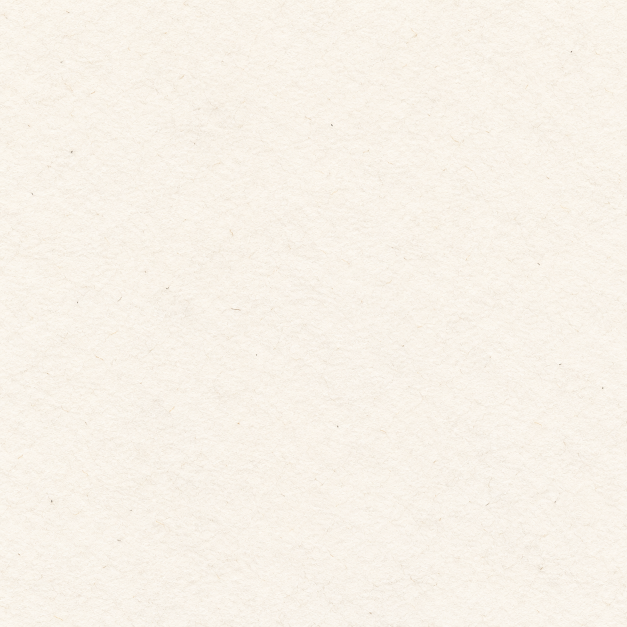
#> input picture generated/paper.webp, 1254 x 1254 px (shown at 1/2 size)
$ python bake_paper.py
#> lines starting #> are read from the running program, lines starting #| are printed output that depends on the picture; after the words box and inside, x2 and y2 are one past the last pixel; in counts of white or black regions, pixels touching at a corner belong together
#!/usr/bin/env python3
"""Bake the hero letter's paper, the envelope stock, the envelope stamp and the "signed" stamp.

  python3 tools/bake_paper.py

Reads generated/paper.webp (an image-model scan of cream cotton paper), the bloom motif and the logo mark, writes
site/assets/img/paper-letter.webp, paper-envelope.webp, stamp.svg and stamp-signed.svg. Everything a CSS gradient
would have done (cockle, edge wear, light falloff, the dog-ear crease) is baked into the bitmaps, because the Rose
guideline bans gradients. Deterministic: same inputs, same files.
"""
import math
from pathlib import Path

import numpy as np
from PIL import Image, ImageDraw, ImageFilter

ROOT = Path(__file__).resolve().parent.parent
IMG = ROOT / "site/assets/img"

# fibres and specks only: the scan divided by a heavy blur of itself, so its own blotches and compression don't carry over
scan = Image.open(ROOT / "generated/paper.webp").convert("L")
s = np.asarray(scan.filter(ImageFilter.GaussianBlur(0.7))).astype(np.float32)
low = np.asarray(scan.filter(ImageFilter.GaussianBlur(18))).astype(np.float32)
fibre = np.clip(s / low, 0.80, 1.06)
fibre /= fibre.mean()


def field(w, h, sigma, seed):
    """Smooth, seeded noise: a small random grid upsampled bicubically (float, so no banding)."""
#> called with w = 840, h = 640, sigma = 70, seed = 11
    g = max(2, int(round(max(w, h) / (sigma * 2.2))))
    r = np.random.default_rng(seed).standard_normal((g + 3, g + 3)).astype(np.float32)
    big = Image.fromarray(r, mode="F").resize((w + int(w / g) * 2, h + int(h / g) * 2), Image.BICUBIC)
    a = np.asarray(big)[int(h / g):int(h / g) + h, int(w / g):int(w / g) + w]
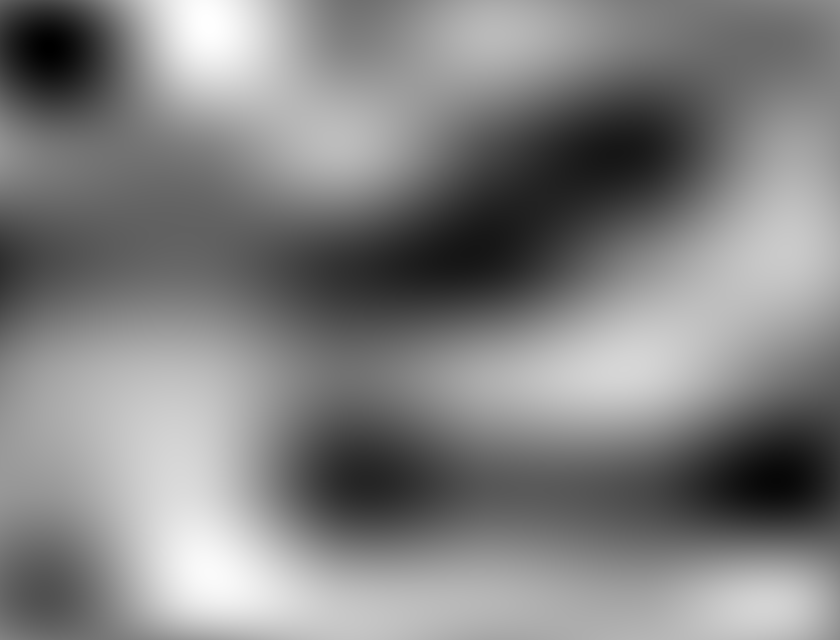
#> a: shape (640, 840) float32; min -1.88, max 1.64, mean -0.0801; drawn with min black and max white
    return (a - a.mean()) / (a.std() + 1e-6)


def blur_line(w, h, pts, width, sigma):
    img = Image.new("L", (w, h), 0)
    ImageDraw.Draw(img).line(pts, fill=255, width=width)
    return np.asarray(img.filter(ImageFilter.GaussianBlur(sigma))).astype(np.float32) / 255


def edge_wear(w, h, seed, amount, reach):
    yy, xx = np.mgrid[0:h, 0:w].astype(np.float32)
    d = np.minimum.reduce([xx, yy, w - 1 - xx, h - 1 - yy])
    e = np.clip((d + field(w, h, 6, seed) * 2.5) / reach, 0, 1)
    return 1 - amount * (1 - e) ** 2


def light(w, h, hi, lo, angle):
    """Light from the upper left: a touch brighter there, a touch darker toward the lower right."""
    yy, xx = np.mgrid[0:h, 0:w].astype(np.float32)
    a = math.radians(angle - 90)
    t = (xx / w) * math.cos(a) + (yy / h) * math.sin(a)
    t = (t - t.min()) / (t.max() - t.min())
    return 1 + hi * np.clip(1 - t / 0.45, 0, 1) - lo * np.clip((t - 0.5) / 0.5, 0, 1)


def save(lum, rgb, name):
    out = np.clip(lum[..., None] * np.array(rgb, np.float32), 0, 255).astype(np.uint8)
    Image.fromarray(out).save(IMG / name, quality=86)
    print(name, out.shape[1], "x", out.shape[0], "mean", out.reshape(-1, 3).mean(0).round(1))


def letter(w=840, h=640, seed=11):
    lum = (1 + (fibre[:h, :w] - 1) * 1.15)
    lum *= 1 + field(w, h, 70, seed) * .022 + field(w, h, 22, seed + 5) * .006      # cockle
    lum *= edge_wear(w, h, seed + 1, .06, 16)
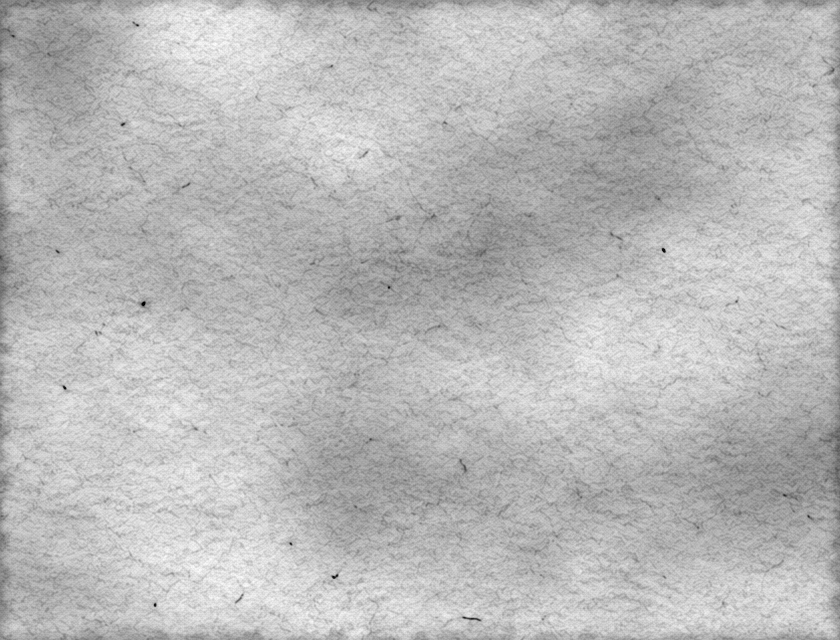
#> lum: shape (640, 840) float32; min 0.762, max 1.09, mean 0.998; drawn with min black and max white
    yy, xx = np.mgrid[0:h, 0:w].astype(np.float32)
    # a flattened dog-ear crease across the lower right corner
    x0, y0, x1, y1 = w - 230, h, w, h - 170
    dark = blur_line(w, h, [(x0, y0), (x1, y1)], 2, 1.0)
#> in blur_line, `img = Image.new("L", (w, h), 0)`: img: PIL image 840x640 L; every value is 0
#> in blur_line, `ImageDraw.Draw(img).line(pts, fill=255, width=width)`:
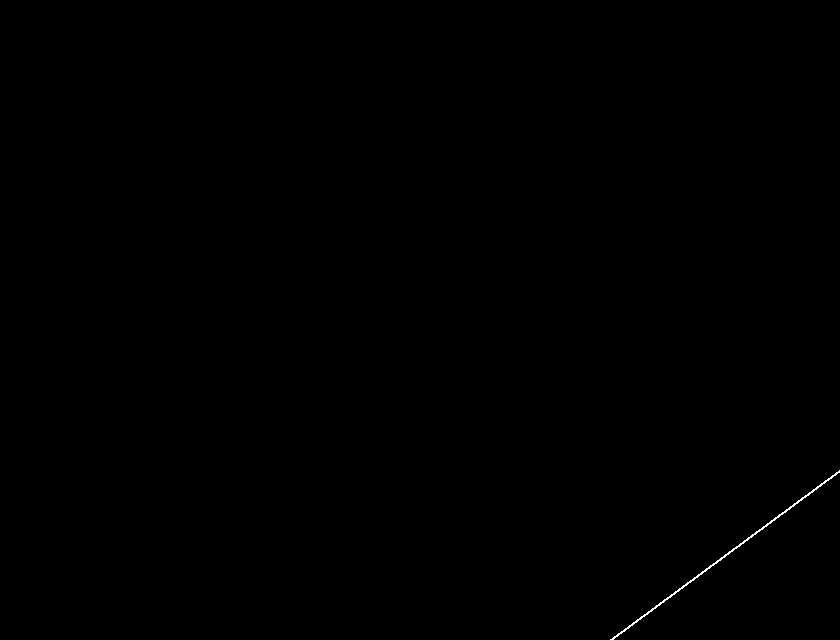
#> img: PIL image 840x640 L; 0.11% white in thin lines or dots, all inside (x1, y1, x2, y2) = (610, 470, 840, 640)
    lit = blur_line(w, h, [(x0 + 4, y0), (x1, y1 + 4)], 3, 2.0)
#> in blur_line (call 2), `ImageDraw.Draw(img).line(pts, fill=255, width=width)`: img: PIL image 840x640 L; 0.18% white; 1 white region, box (x1, y1, x2, y2) and area: (613, 473, 840, 640) 945
    fade = np.sin(np.pi * np.clip((xx - x0) / (x1 - x0), 0, 1)) ** .7
    lum *= (1 - .14 * dark * fade) * (1 + .05 * lit * fade)
#> lum: shape (640, 840) float32; 0.75% of pixels changed, all inside (x1, y1, x2, y2) = (611, 467, 840, 640)
    lum = np.where((xx - x0) / (x1 - x0) + (h - yy) / (h - y1) > 1.02, lum * 1.018, lum)
    # a very soft old fold down the middle
    cx = int(w * .52)
    lum *= (1 - .035 * blur_line(w, h, [(cx, 0), (cx + 6, h)], 2, 2.5)) * (1 + .018 * blur_line(w, h, [(cx + 5, 0), (cx + 11, h)], 6, 5))
#> in blur_line (call 3), `ImageDraw.Draw(img).line(pts, fill=255, width=width)`: img: PIL image 840x640 L; 0.24% white in thin lines or dots, all inside (x1, y1, x2, y2) = (436, 0, 444, 640)
#> in blur_line (call 4), `ImageDraw.Draw(img).line(pts, fill=255, width=width)`: img: PIL image 840x640 L; 0.71% white; 1 white region, box (x1, y1, x2, y2) and area: (439, 0, 451, 640) 3838
#> lum: shape (640, 840) float32; min 0.762, max 1.11, mean 1.01
    lum *= light(w, h, .035, .03, 140)
    save(lum, [251 * .94, 247 * .94, 238 * .94], "paper-letter.webp")   # warm cream stock, headroom for the light
#| paper-letter.webp 840 x 640 mean [237.  233.3 224.8]


def envelope(w=900, h=680, seed=23):
#> called with w = 900, h = 680, seed = 23
    lum = (1 + (fibre[:h, :w] - 1) * 1.3)
#> lum: shape (680, 900) float32
    lum *= 1 + field(w, h, 70, seed) * .02
    lum *= edge_wear(w, h, seed + 1, .06, 14)
#> call 2 of edge_wear, with w = 900, h = 680, seed = 24, amount = 0.06, reach = 14
#> in field (call 5), `a = np.asarray(big)[int(h / g):int(h / g) + h, int(w / g):int(w / g) +..`:
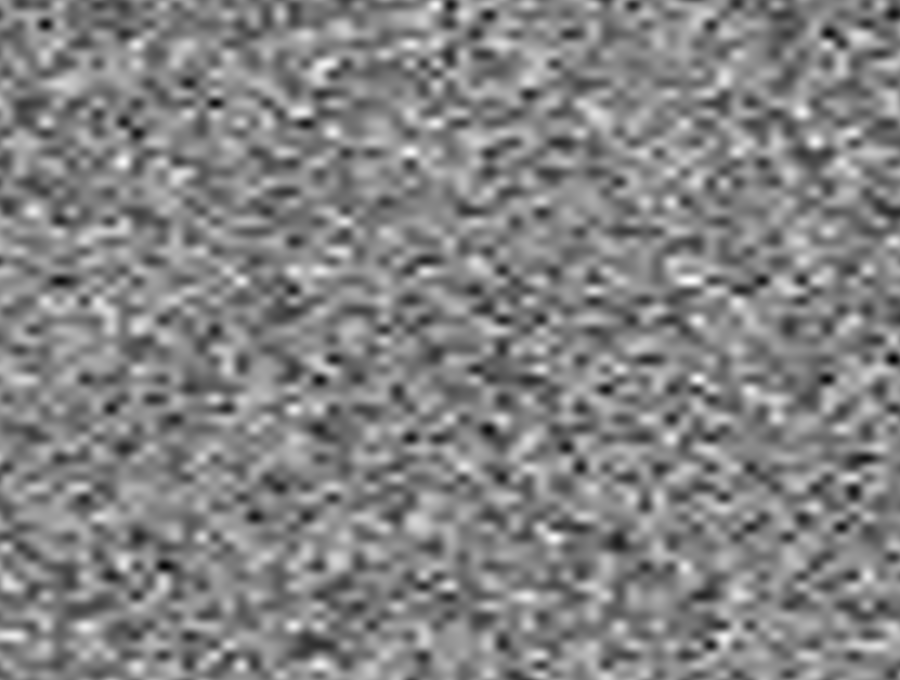
#> a: shape (680, 900) float32; min -3.37, max 3.19, mean 0.0149; drawn with min black and max white
#> in edge_wear (call 2), `e = np.clip((d + field(w, h, 6, seed) * 2.5) / reach, 0, 1)`:
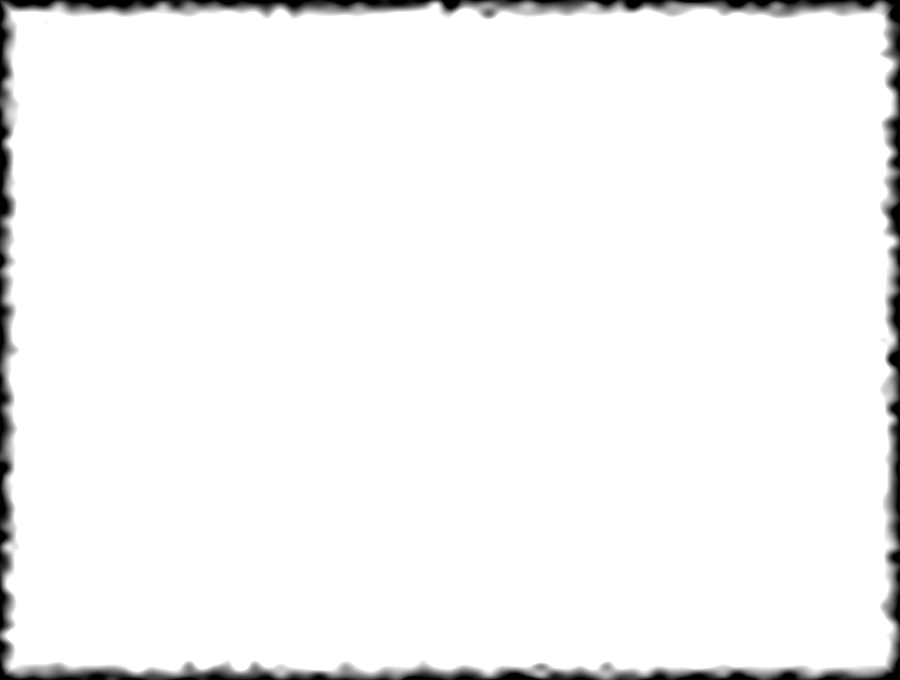
#> e: shape (680, 900) float32; min 0, max 1, mean 0.961
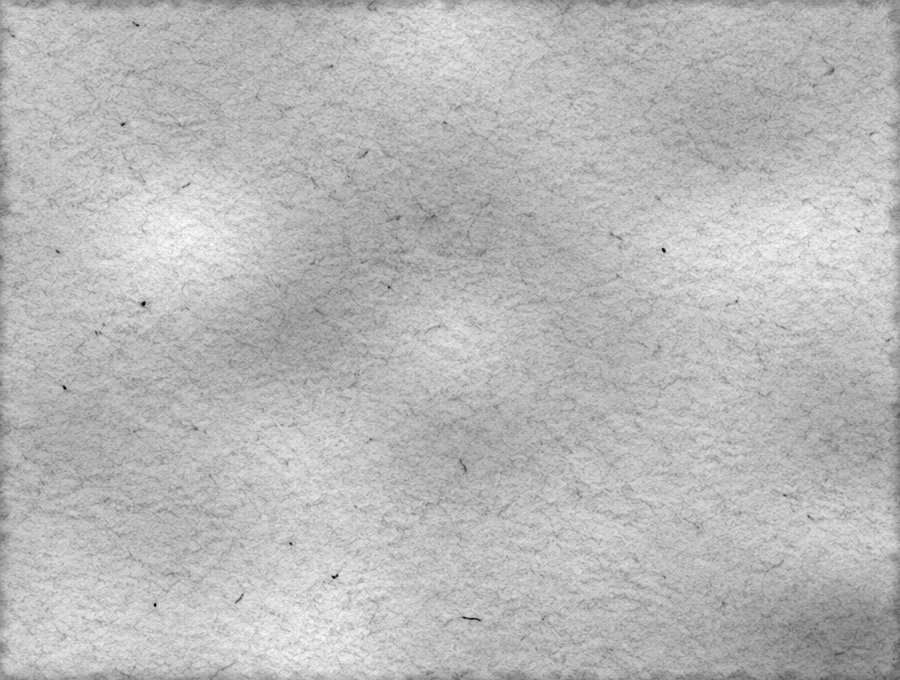
#> lum: shape (680, 900) float32; min 0.73, max 1.1, mean 0.998; drawn with min black and max white
    lum *= light(w, h, .05, .04, 150)
    save(lum, [0xDD, 0xE2, 0xD4], "paper-envelope.webp")   # sage mist, deepened toward sage
#> call 2 of save, with name = 'paper-envelope.webp'
#> in save (call 2), `out = np.clip(lum[..., None] * np.array(rgb, np.float32), 0, 255).asty..`:
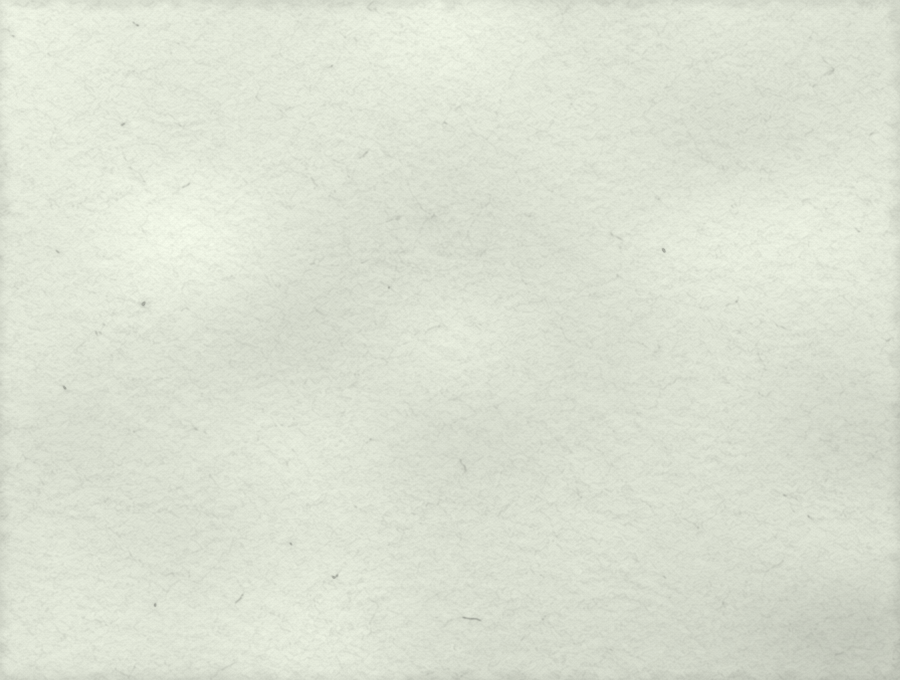
#> out: shape (680, 900, 3); mean of channels 0, 1, 2 220.2, 225.2, 211.2; drawn as R, G, B
#| paper-envelope.webp 900 x 680 mean [220.2 225.2 211.2]


def stamp(w=46, h=56, r=2.1, step=5.75):
#> called with w = 46, h = 56, r = 2.1, step = 5.75
    holes = []
    for i in range(int(w / step) + 1):
        x = i * step + (w - int(w / step) * step) / 2
        holes += [(x, 0), (x, h)]
    for j in range(int(h / step) + 1):
        y = j * step + (h - int(h / step) * step) / 2
        holes += [(0, y), (w, y)]
    circle = lambda x, y: f"M{x - r:.2f} {y:.2f}a{r} {r} 0 1 0 {2 * r} 0a{r} {r} 0 1 0 {-2 * r} 0Z"
    perf = f"M0 0H{w}V{h}H0Z" + "".join(circle(x, y) for x, y in holes)
#> (the run stopped early here; a loop or call above may not have finished)
